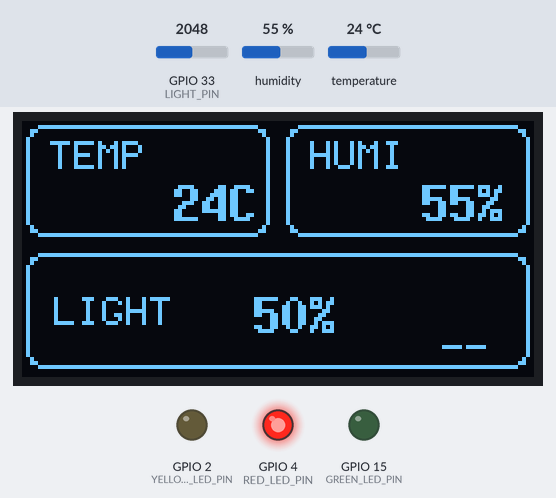
Recording of a sketch running on a simulated ESP32. Shown: 128×64 one-colour display, output pins drawn as LEDs (lit = HIGH). Inputs (shaded band) come from the test bench; at power-on: humidity 55 %, GPIO 33 (LIGHT_PIN) = 2048, temperature 24 °C (analog values on the 0–4095 scale). WiFi joins after 1.5 s; servers stay silent unless stated; random numbers use the default seed unless the sketch sets one; what the sketch prints to the serial monitor is not drawn.

Above: at 5.4 s.
5.5 s: humidity set to 22 %
At 6.6 s:
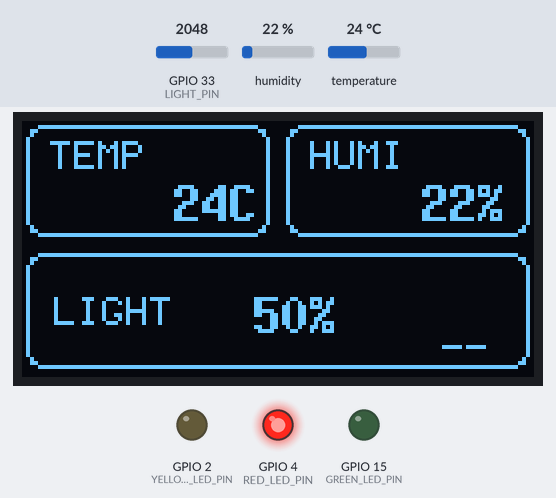
7.6 s: GPIO 33 (LIGHT_PIN) set to 2866
At 9.3 s:
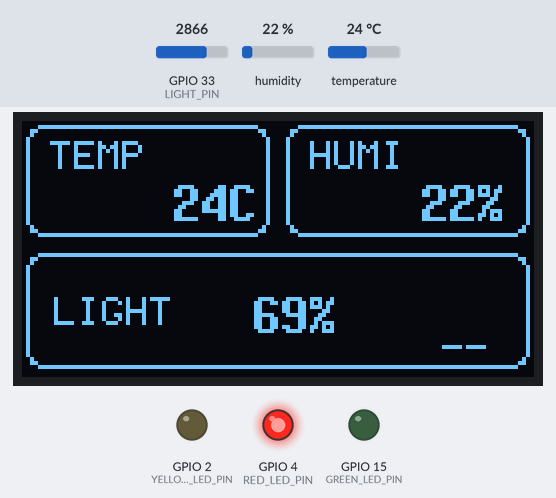
9.7 s: temperature set to 12 °C
At 11.0 s:
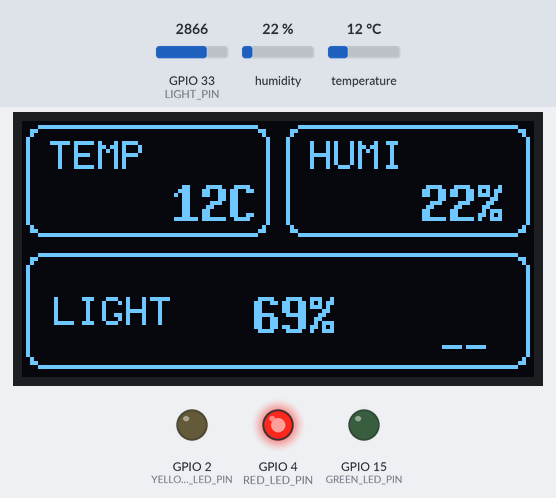
11.8 s: GPIO 33 (LIGHT_PIN) set to 3040
At 12.5 s:
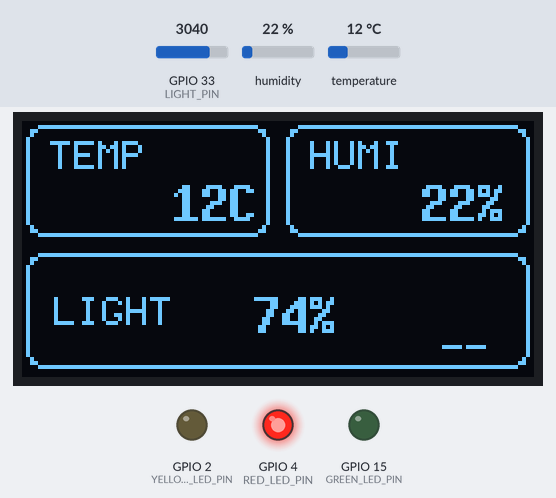
13.9 s: humidity set to 40 %
At 15.2 s:
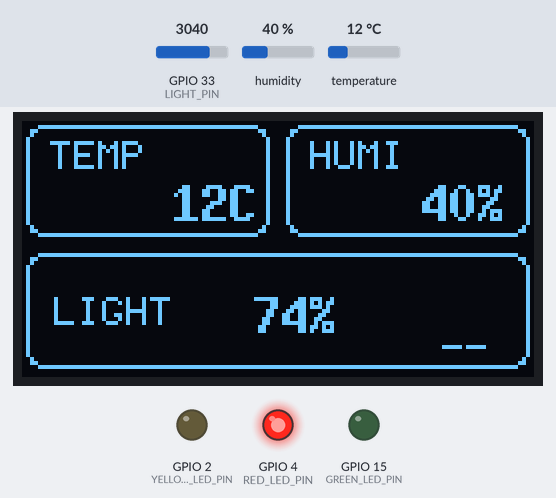
16.0 s: GPIO 33 (LIGHT_PIN) set to 2960
At 20.7 s:
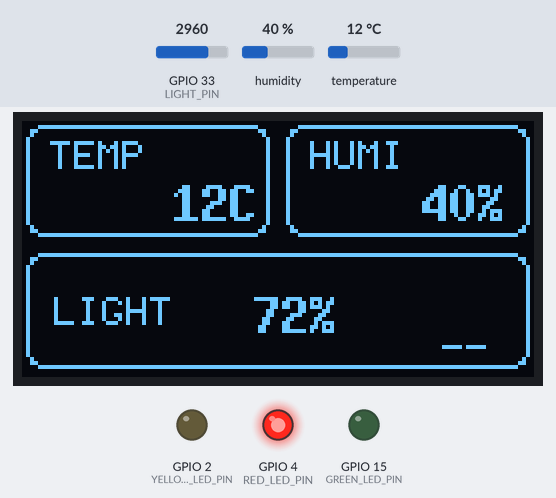
Timing chart, 0 to 22.0 s (numbered marks = the images above; inputs shaded):
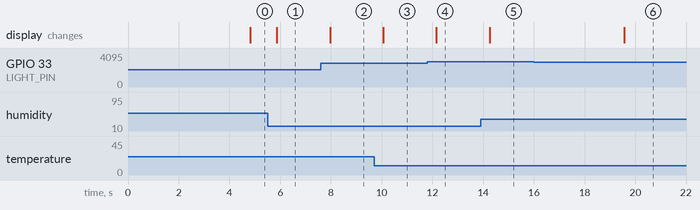

Measured:
- after the input at 5.5 s, the display: changes after 0.37 s (image 1)
- after the input at 7.6 s, the display: changes after 0.36 s (image 2)
- after the input at 9.7 s, the display: changes after 0.36 s (image 3)
- after the input at 11.8 s, the display: changes after 0.36 s (image 4)
- after the input at 13.9 s, the display: changes after 0.36 s (image 5)
- after the input at 16.0 s, the display: changes after 3.6 s (image 6)

The sketch:

26_mqtt.ino
```cpp
#include <Wire.h>
#include <SimpleDHT.h>
#include <U8g2lib.h>
#include <WiFi.h>

const int DHT11_PIN = 14;
const int LIGHT_PIN = 33;
const int OLED_SDA_PIN = 21;
const int OLED_SCL_PIN = 22;

const int GREEN_LED_PIN = 15;
const int YELLOW_LED_PIN = 2;
const int RED_LED_PIN = 4;

const char* WIFI_SSID = "YOUR_WIFI_SSID";
const char* WIFI_PASSWORD = "YOUR_WIFI_PASSWORD";
const char* MQTT_HOST = "mqttgo.io";
const uint16_t MQTT_PORT = 1883;
const char* MQTT_TOPIC = "louis/class305/data";
const unsigned long MQTT_INTERVAL = 10000;

SimpleDHT11 dht11(DHT11_PIN);
WiFiClient mqttClient;
U8G2_SSD1306_128X64_NONAME_F_HW_I2C oled(U8G2_R0, U8X8_PIN_NONE);

unsigned long lastPublish = 0;
String mqttClientId;

void writeMqttString(const String& value) {
  mqttClient.write((const uint8_t*)value.c_str(), value.length());
}

void writeMqttLength(uint32_t length) {
  do {
    uint8_t encoded = length % 128;
    length /= 128;
    if (length > 0) encoded |= 0x80;
    mqttClient.write(encoded);
  } while (length > 0);
}

String makeClientId() {
  uint32_t randomValue = esp_random();
  return "esp32-louis-" + String(randomValue, HEX);
}

bool mqttConnect() {
  if (mqttClient.connected()) return true;

  mqttClient.stop();
  if (!mqttClient.connect(MQTT_HOST, MQTT_PORT)) {
    Serial.println("MQTT TCP connection failed");
    return false;
  }

  mqttClientId = makeClientId();
  uint16_t remainingLength = 10 + 2 + mqttClientId.length();
  mqttClient.write((uint8_t)0x10);
  writeMqttLength(remainingLength);
  mqttClient.write((uint8_t)0x00); mqttClient.write((uint8_t)0x04);
  writeMqttString("MQTT");
  mqttClient.write((uint8_t)0x04);       // MQTT 3.1.1
  mqttClient.write((uint8_t)0x02);       // clean session
  mqttClient.write((uint8_t)0x00); mqttClient.write((uint8_t)0x3C); // keep alive: 60 s
  mqttClient.write((mqttClientId.length() >> 8) & 0xFF);
  mqttClient.write(mqttClientId.length() & 0xFF);
  writeMqttString(mqttClientId);

  unsigned long start = millis();
  while (!mqttClient.available() && millis() - start < 3000) delay(10);
  if (!mqttClient.available()) {
    mqttClient.stop();
    Serial.println("MQTT CONNACK timeout");
    return false;
  }

  uint8_t header = mqttClient.read();
  uint8_t length = mqttClient.read();
  if (header != 0x20 || length < 2) {
    mqttClient.stop();
    Serial.println("MQTT invalid CONNACK");
    return false;
  }
  mqttClient.read();
  uint8_t returnCode = mqttClient.read();
  if (returnCode != 0) {
    mqttClient.stop();
    Serial.print("MQTT CONNACK error: ");
    Serial.println(returnCode);
    return false;
  }

  Serial.print("MQTT connected, clientId: ");
  Serial.println(mqttClientId);
  return true;
}

bool mqttPublish(const String& payload) {
  if (!mqttConnect()) return false;

  uint16_t topicLength = strlen(MQTT_TOPIC);
  uint32_t remainingLength = 2 + topicLength + payload.length();
  mqttClient.write((uint8_t)0x30); // PUBLISH, QoS 0
  writeMqttLength(remainingLength);
  mqttClient.write((topicLength >> 8) & 0xFF);
  mqttClient.write(topicLength & 0xFF);
  writeMqttString(MQTT_TOPIC);
  writeMqttString(payload);
  return mqttClient.connected();
}

void setLeds(bool green, bool yellow, bool red) {
  digitalWrite(GREEN_LED_PIN, green ? HIGH : LOW);
  digitalWrite(YELLOW_LED_PIN, yellow ? HIGH : LOW);
  digitalWrite(RED_LED_PIN, red ? HIGH : LOW);
}

void updateLeds(int lightPercent, bool dhtOk, bool mqttOk) {
  if (!dhtOk || !mqttOk) {
    setLeds(false, false, true);
  } else if (lightPercent >= 60) {
    setLeds(true, false, false);
  } else if (lightPercent >= 30) {
    setLeds(false, true, false);
  } else {
    setLeds(false, false, true);
  }
}

void drawDashboard(byte temperature, byte humidity, int lightPercent, bool dhtOk, bool mqttOk) {
  oled.clearBuffer();
  oled.setFont(u8g2_font_6x12_tf);
  oled.drawRFrame(1, 1, 61, 28, 4);
  oled.drawRFrame(66, 1, 61, 28, 4);
  oled.drawRFrame(1, 33, 126, 29, 4);

  oled.setCursor(7, 12); oled.print("TEMP");
  oled.setCursor(72, 12); oled.print("HUMI");
  oled.setCursor(8, 51); oled.print("LIGHT");

  oled.setFont(u8g2_font_7x13B_tf);
  oled.setCursor(38, 25);
  if (dhtOk) { oled.print(temperature); oled.print("C"); } else oled.print("--");
  oled.setCursor(100, 25);
  if (dhtOk) { oled.print(humidity); oled.print("%"); } else oled.print("--");
  oled.setCursor(58, 53); oled.print(lightPercent); oled.print("%");

  oled.setFont(u8g2_font_6x10_tf);
  oled.setCursor(105, 60); oled.print(mqttOk ? "MQ" : "--");
  oled.sendBuffer();
}

void connectWiFi() {
  if (WiFi.status() == WL_CONNECTED) return;
  WiFi.mode(WIFI_STA);
  WiFi.begin(WIFI_SSID, WIFI_PASSWORD);
  Serial.print("WiFi connecting");
  for (int i = 0; i < 40 && WiFi.status() != WL_CONNECTED; i++) {
    delay(500);
    Serial.print('.');
  }
  Serial.println();
  if (WiFi.status() == WL_CONNECTED) {
    Serial.print("WiFi connected, IP: ");
    Serial.println(WiFi.localIP());
  } else {
    Serial.println("WiFi connection failed");
  }
}

void setup() {
  Serial.begin(115200);
  analogReadResolution(12);
  pinMode(GREEN_LED_PIN, OUTPUT);
  pinMode(YELLOW_LED_PIN, OUTPUT);
  pinMode(RED_LED_PIN, OUTPUT);
  setLeds(false, false, true);

  Wire.begin(OLED_SDA_PIN, OLED_SCL_PIN);
  oled.begin();
  oled.clearBuffer();
  oled.setFont(u8g2_font_6x12_tf);
  oled.drawStr(18, 28, "MQTT START");
  oled.sendBuffer();
  connectWiFi();
}

void loop() {
  if (WiFi.status() != WL_CONNECTED) connectWiFi();
  byte temperature = 0;
  byte humidity = 0;
  bool dhtOk = dht11.read(&temperature, &humidity, nullptr) == SimpleDHTErrSuccess;
  int lightRaw = analogRead(LIGHT_PIN);
  int lightPercent = constrain(map(lightRaw, 0, 4095, 0, 100), 0, 100);
  bool mqttOk = mqttClient.connected();

  if (dhtOk && (lastPublish == 0 || millis() - lastPublish >= MQTT_INTERVAL)) {
    String payload = String("{\"temp\":") + temperature +
                     ",\"humi\":" + humidity +
                     ",\"light\":" + lightPercent + "}";
    mqttOk = mqttPublish(payload);
    lastPublish = millis();
    Serial.print("MQTT publish: ");
    Serial.println(mqttOk ? payload : "failed");
  }

  updateLeds(lightPercent, dhtOk, mqttOk);
  drawDashboard(temperature, humidity, lightPercent, dhtOk, mqttOk);
  Serial.printf("Temperature: %s, humidity: %s, brightness: %d %%\n",
                dhtOk ? String(temperature).c_str() : "ERROR",
                dhtOk ? String(humidity).c_str() : "ERROR",
                lightPercent);
  delay(1000);
}
```
